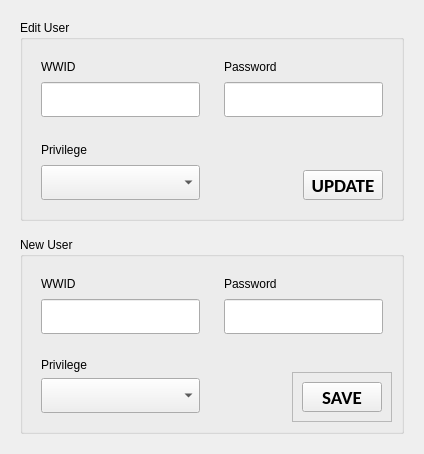
          <widget class="QWidget" name="tab_16">
           <attribute name="title">
            <string>Users</string>
           </attribute>
           <layout class="QGridLayout" name="gridLayout_61">
            <item row="0" column="0" alignment="Qt::AlignTop">
             <widget class="QWidget" name="widget_36" native="true">
              <layout class="QGridLayout" name="gridLayout_59">
               <item row="2" column="0">
                <widget class="QGroupBox" name="groupBox_new_user">
                 <property name="title">
                  <string>New User</string>
                 </property>
                 <layout class="QGridLayout" name="gridLayout_24">
                  <item row="0" column="0">
                   <widget class="QWidget" name="widget_60" native="true">
                    <layout class="QGridLayout" name="gridLayout_72">
                     <item row="3" column="0">
                      <widget class="QLineEdit" name="new_wwid">
                       <property name="minimumSize">
                        <size>
                         <width>0</width>
                         <height>35</height>
                        </size>
                       </property>
                       <property name="font">
                        <font>
                         <family>Calibri</family>
                         <pointsize>14</pointsize>
                         <weight>75</weight>
                         <bold>true</bold>
                        </font>
                       </property>
                       <property name="readOnly">
                        <bool>true</bool>
                       </property>
                      </widget>
                     </item>
                     <item row="2" column="0">
                      <widget class="QLabel" name="label_102">
                       <property name="maximumSize">
                        <size>
                         <width>16777215</width>
                         <height>19</height>
                        </size>
                       </property>
                       <property name="text">
                        <string>WWID</string>
                       </property>
                      </widget>
                     </item>
                    </layout>
                   </widget>
                  </item>
                  <item row="1" column="0">
                   <widget class="QWidget" name="widget_78" native="true">
                    <layout class="QGridLayout" name="gridLayout_73">
                     <item row="3" column="0">
                      <widget class="QComboBox" name="new_privilege">
                       <property name="minimumSize">
                        <size>
                         <width>0</width>
                         <height>35</height>
                        </size>
                       </property>
                       <property name="font">
                        <font>
                         <family>Calibri</family>
                         <pointsize>14</pointsize>
                         <weight>75</weight>
                         <bold>true</bold>
                        </font>
                       </property>
                       <item>
                        <property name="text">
                         <string/>
                        </property>
                       </item>
                       <item>
                        <property name="text">
                         <string>Admin</string>
                        </property>
                       </item>
                       <item>
                        <property name="text">
                         <string>User</string>
                        </property>
                       </item>
                      </widget>
                     </item>
                     <item row="2" column="0">
                      <widget class="QLabel" name="label_103">
                       <property name="maximumSize">
                        <size>
                         <width>16777215</width>
                         <height>19</height>
                        </size>
                       </property>
                       <property name="text">
                        <string>Privilege</string>
                       </property>
                      </widget>
                     </item>
                    </layout>
                   </widget>
                  </item>
                  <item row="0" column="1">
                   <widget class="QWidget" name="widget_68" native="true">
                    <layout class="QVBoxLayout" name="verticalLayout_41">
                     <item>
                      <widget class="QLabel" name="label_86">
                       <property name="minimumSize">
                        <size>
                         <width>0</width>
                         <height>18</height>
                        </size>
                       </property>
                       <property name="maximumSize">
                        <size>
                         <width>16777215</width>
                         <height>19</height>
                        </size>
                       </property>
                       <property name="text">
                        <string>Password</string>
                       </property>
                      </widget>
                     </item>
                     <item>
                      <widget class="QLineEdit" name="new_password">
                       <property name="minimumSize">
                        <size>
                         <width>0</width>
                         <height>35</height>
                        </size>
                       </property>
                       <property name="font">
                        <font>
                         <family>Calibri</family>
                         <pointsize>14</pointsize>
                         <weight>75</weight>
                         <bold>true</bold>
                        </font>
                       </property>
                       <property name="echoMode">
                        <enum>QLineEdit::Password</enum>
                       </property>
                      </widget>
                     </item>
                    </layout>
                   </widget>
                  </item>
                  <item row="1" column="1" alignment="Qt::AlignRight|Qt::AlignBottom">
                   <widget class="QFrame" name="frame_3">
                    <property name="frameShape">
                     <enum>QFrame::StyledPanel</enum>
                    </property>
                    <property name="frameShadow">
                     <enum>QFrame::Raised</enum>
                    </property>
                    <layout class="QGridLayout" name="gridLayout_74">
                     <item row="1" column="0">
                      <widget class="QPushButton" name="btn_save_new_user">
                       <property name="minimumSize">
                        <size>
                         <width>80</width>
                         <height>30</height>
                        </size>
                       </property>
                       <property name="maximumSize">
                        <size>
                         <width>80</width>
                         <height>30</height>
                        </size>
                       </property>
                       <property name="font">
                        <font>
                         <family>Calibri</family>
                         <pointsize>14</pointsize>
                         <weight>75</weight>
                         <bold>true</bold>
                        </font>
                       </property>
                       <property name="text">
                        <string>SAVE</string>
                       </property>
                      </widget>
                     </item>
                    </layout>
                   </widget>
                  </item>
                 </layout>
                </widget>
               </item>
               <item row="0" column="0">
                <widget class="QGroupBox" name="groupBox_edit_user">
                 <property name="title">
                  <string>Edit User</string>
                 </property>
                 <layout class="QGridLayout" name="gridLayout_29">
                  <item row="0" column="0">
                   <widget class="QWidget" name="widget_54" native="true">
                    <layout class="QVBoxLayout" name="verticalLayout_36">
                     <item>
                      <widget class="QLabel" name="label_36">
                       <property name="minimumSize">
                        <size>
                         <width>0</width>
                         <height>18</height>
                        </size>
                       </property>
                       <property name="maximumSize">
                        <size>
                         <width>16777215</width>
                         <height>19</height>
                        </size>
                       </property>
                       <property name="text">
                        <string>WWID</string>
                       </property>
                      </widget>
                     </item>
                     <item>
                      <widget class="QLineEdit" name="edit_wwid">
                       <property name="minimumSize">
                        <size>
                         <width>0</width>
                         <height>35</height>
                        </size>
                       </property>
                       <property name="font">
                        <font>
                         <family>Calibri</family>
                         <pointsize>14</pointsize>
                         <weight>75</weight>
                         <bold>true</bold>
                        </font>
                       </property>
                       <property name="readOnly">
                        <bool>true</bool>
                       </property>
                      </widget>
                     </item>
                    </layout>
                   </widget>
                  </item>
                  <item row="2" column="1" alignment="Qt::AlignRight|Qt::AlignBottom">
                   <widget class="QWidget" name="widget_69" native="true">
                    <layout class="QGridLayout" name="gridLayout_52">
                     <item row="0" column="0">
                      <widget class="QPushButton" name="btn_edit_user">
                       <property name="minimumSize">
                        <size>
                         <width>80</width>
                         <height>30</height>
                        </size>
                       </property>
                       <property name="maximumSize">
                        <size>
                         <width>80</width>
                         <height>30</height>
                        </size>
                       </property>
                       <property name="font">
                        <font>
                         <family>Calibri</family>
                         <pointsize>14</pointsize>
                         <weight>75</weight>
                         <bold>true</bold>
                        </font>
                       </property>
                       <property name="text">
                        <string>UPDATE</string>
                       </property>
                      </widget>
                     </item>
                    </layout>
                   </widget>
                  </item>
                  <item row="0" column="1">
                   <widget class="QWidget" name="widget_67" native="true">
                    <layout class="QVBoxLayout" name="verticalLayout_37">
                     <item>
                      <widget class="QLabel" name="label_59">
                       <property name="minimumSize">
                        <size>
                         <width>0</width>
                         <height>18</height>
                        </size>
                       </property>
                       <property name="maximumSize">
                        <size>
                         <width>16777215</width>
                         <height>19</height>
                        </size>
                       </property>
                       <property name="text">
                        <string>Password</string>
                       </property>
                      </widget>
                     </item>
                     <item>
                      <widget class="QLineEdit" name="edit_password">
                       <property name="minimumSize">
                        <size>
                         <width>0</width>
                         <height>35</height>
                        </size>
                       </property>
                       <property name="font">
                        <font>
                         <family>Calibri</family>
                         <pointsize>14</pointsize>
                         <weight>75</weight>
                         <bold>true</bold>
                        </font>
                       </property>
                       <property name="text">
                        <string/>
                       </property>
                       <property name="echoMode">
                        <enum>QLineEdit::Password</enum>
                       </property>
                      </widget>
                     </item>
                    </layout>
                   </widget>
                  </item>
                  <item row="2" column="0">
                   <widget class="QWidget" name="widget_edit_privilege" native="true">
                    <layout class="QVBoxLayout" name="verticalLayout_35">
                     <item>
                      <widget class="QLabel" name="label_55">
                       <property name="minimumSize">
                        <size>
                         <width>0</width>
                         <height>18</height>
                        </size>
                       </property>
                       <property name="maximumSize">
                        <size>
                         <width>16777215</width>
                         <height>19</height>
                        </size>
                       </property>
                       <property name="text">
                        <string>Privilege</string>
                       </property>
                      </widget>
                     </item>
                     <item>
                      <widget class="QComboBox" name="edit_privilege">
                       <property name="minimumSize">
                        <size>
                         <width>0</width>
                         <height>35</height>
                        </size>
                       </property>
                       <property name="font">
                        <font>
                         <family>Calibri</family>
                         <pointsize>14</pointsize>
                         <weight>75</weight>
                         <bold>true</bold>
                        </font>
                       </property>
                       <item>
                        <property name="text">
                         <string/>
                        </property>
                       </item>
                       <item>
                        <property name="text">
                         <string>Admin</string>
                        </property>
                       </item>
                       <item>
                        <property name="text">
                         <string>User</string>
                        </property>
                       </item>
                      </widget>
                     </item>
                    </layout>
                   </widget>
                  </item>
                 </layout>
                </widget>
               </item>
               <item row="1" column="0">
                <spacer name="verticalSpacer_13">
                 <property name="orientation">
                  <enum>Qt::Vertical</enum>
                 </property>
                 <property name="sizeHint" stdset="0">
                  <size>
                   <width>20</width>
                   <height>10</height>
                  </size>
                 </property>
                </spacer>
               </item>
              </layout>
             </widget>
            </item>
           </layout>
          </widget>
